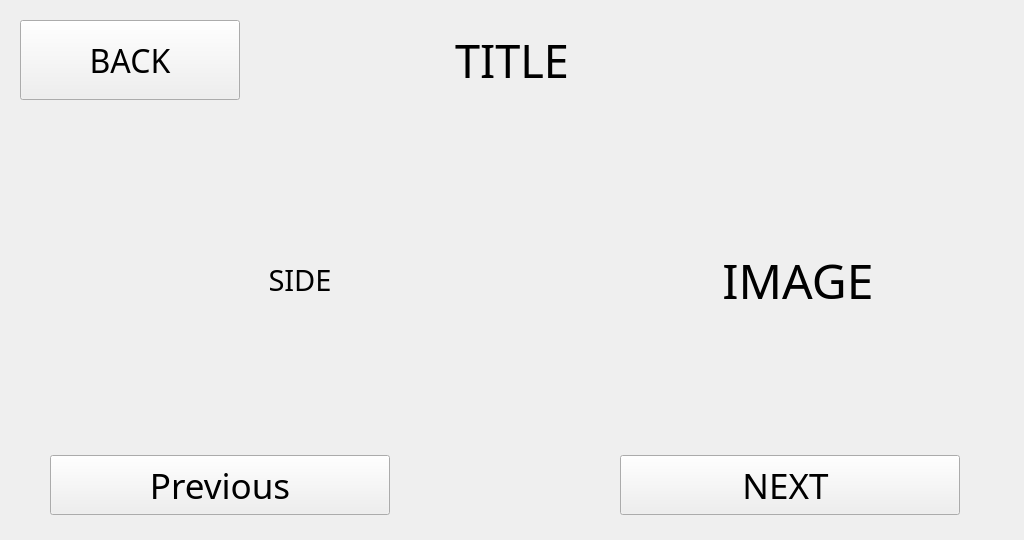
<?xml version="1.0" encoding="UTF-8"?>
<ui version="4.0">
 <class>analyze_data</class>
 <widget class="QWidget" name="analyze_data">
  <property name="geometry">
   <rect>
    <x>0</x>
    <y>0</y>
    <width>1024</width>
    <height>540</height>
   </rect>
  </property>
  <property name="windowTitle">
   <string>Form</string>
  </property>
  <widget class="QLabel" name="background">
   <property name="geometry">
    <rect>
     <x>0</x>
     <y>0</y>
     <width>1024</width>
     <height>600</height>
    </rect>
   </property>
   <property name="text">
    <string/>
   </property>
  </widget>
  <widget class="QPushButton" name="pushButton_back">
   <property name="geometry">
    <rect>
     <x>20</x>
     <y>20</y>
     <width>220</width>
     <height>80</height>
    </rect>
   </property>
   <property name="font">
    <font>
     <family>Cooper Black</family>
     <pointsize>24</pointsize>
     <weight>50</weight>
     <bold>false</bold>
    </font>
   </property>
   <property name="layoutDirection">
    <enum>Qt::LeftToRight</enum>
   </property>
   <property name="text">
    <string>BACK</string>
   </property>
   <property name="iconSize">
    <size>
     <width>16</width>
     <height>16</height>
    </size>
   </property>
   <property name="autoDefault">
    <bool>false</bool>
   </property>
  </widget>
  <widget class="QLabel" name="label_title">
   <property name="geometry">
    <rect>
     <x>287</x>
     <y>20</y>
     <width>450</width>
     <height>80</height>
    </rect>
   </property>
   <property name="font">
    <font>
     <family>Cooper Black</family>
     <pointsize>34</pointsize>
     <weight>50</weight>
     <bold>false</bold>
    </font>
   </property>
   <property name="lineWidth">
    <number>-3</number>
   </property>
   <property name="text">
    <string>TITLE</string>
   </property>
   <property name="alignment">
    <set>Qt::AlignCenter</set>
   </property>
   <property name="wordWrap">
    <bool>true</bool>
   </property>
  </widget>
  <widget class="QLabel" name="label_image">
   <property name="geometry">
    <rect>
     <x>638</x>
     <y>120</y>
     <width>320</width>
     <height>320</height>
    </rect>
   </property>
   <property name="font">
    <font>
     <family>Cooper Black</family>
     <pointsize>36</pointsize>
     <weight>50</weight>
     <bold>false</bold>
    </font>
   </property>
   <property name="lineWidth">
    <number>-3</number>
   </property>
   <property name="text">
    <string>IMAGE</string>
   </property>
   <property name="alignment">
    <set>Qt::AlignCenter</set>
   </property>
   <property name="wordWrap">
    <bool>true</bool>
   </property>
  </widget>
  <widget class="QLabel" name="label_explanation_side">
   <property name="geometry">
    <rect>
     <x>50</x>
     <y>120</y>
     <width>500</width>
     <height>320</height>
    </rect>
   </property>
   <property name="font">
    <font>
     <family>Cooper Black</family>
     <pointsize>22</pointsize>
     <weight>50</weight>
     <bold>false</bold>
    </font>
   </property>
   <property name="lineWidth">
    <number>-3</number>
   </property>
   <property name="text">
    <string>SIDE</string>
   </property>
   <property name="alignment">
    <set>Qt::AlignCenter</set>
   </property>
   <property name="wordWrap">
    <bool>true</bool>
   </property>
  </widget>
  <widget class="QPushButton" name="pushButton_next">
   <property name="geometry">
    <rect>
     <x>620</x>
     <y>455</y>
     <width>340</width>
     <height>60</height>
    </rect>
   </property>
   <property name="font">
    <font>
     <family>Cooper Black</family>
     <pointsize>26</pointsize>
     <weight>50</weight>
     <bold>false</bold>
    </font>
   </property>
   <property name="layoutDirection">
    <enum>Qt::LeftToRight</enum>
   </property>
   <property name="text">
    <string>NEXT </string>
   </property>
   <property name="iconSize">
    <size>
     <width>16</width>
     <height>16</height>
    </size>
   </property>
   <property name="autoDefault">
    <bool>false</bool>
   </property>
  </widget>
  <widget class="QPushButton" name="pushButton_previous">
   <property name="geometry">
    <rect>
     <x>50</x>
     <y>455</y>
     <width>340</width>
     <height>60</height>
    </rect>
   </property>
   <property name="font">
    <font>
     <family>Cooper Black</family>
     <pointsize>26</pointsize>
     <weight>50</weight>
     <bold>false</bold>
    </font>
   </property>
   <property name="layoutDirection">
    <enum>Qt::LeftToRight</enum>
   </property>
   <property name="text">
    <string>Previous</string>
   </property>
   <property name="iconSize">
    <size>
     <width>16</width>
     <height>16</height>
    </size>
   </property>
   <property name="autoDefault">
    <bool>false</bool>
   </property>
  </widget>
 </widget>
 <resources/>
 <connections/>
</ui>
